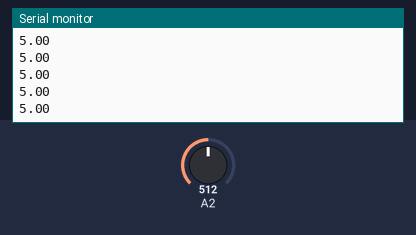
A sketch run on a simulated Arduino Uno, built with avr-gcc and run on an emulated ATmega328P. Shown: the last lines printed to the serial monitor. Inputs (shaded band) come from the test bench; at power-on: A2 = 512.

Above: at 1.2 s.
1.3 s: A2 set to 716
At 2.3 s:
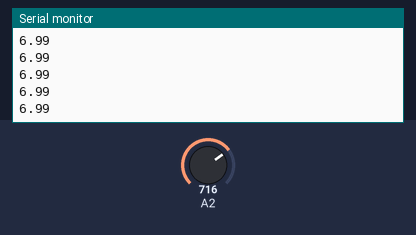
2.8 s: A2 set to 900
At 3.3 s:
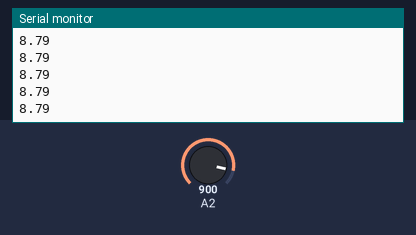
Timing chart, 0 to 5.8 s (numbered marks = the images above; inputs shaded):
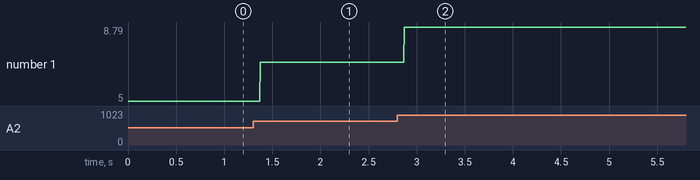

Measured:
- after the input at 1.3 s, the serial monitor: prints a new line after 0.07 s (image 1)
- after the input at 2.8 s, the serial monitor: prints a new line after 0.07 s (image 2)
- plotted number 1: 5 → 6.99 after the input at 1.3 s, 6.99 → 8.79 after the input at 2.8 s

The sketch:

voltage_read_on_a2.ino
```cpp
void setup() {
  pinMode(A2, INPUT);
Serial.begin(9600);
}

void loop() {
 int sensorValue = analogRead(A2);
 float voltage = (sensorValue * 5.0 )/ 1024.0 ;
  Serial.println(voltage * 2);
}
```
